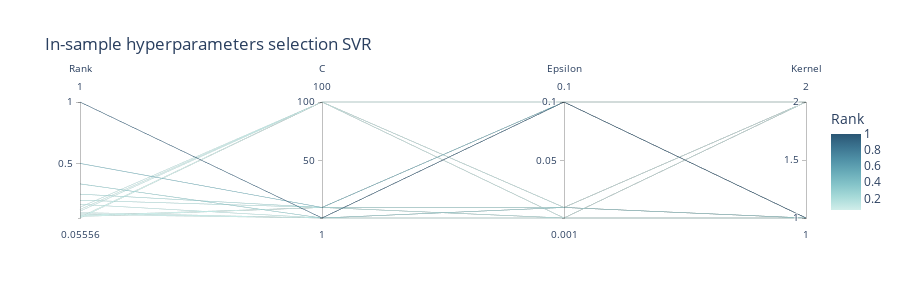

The code cell stored with this chart in its notebook:
### Code cell
trade = Rebalancing(df_out,svr_strategy,ann_strategy,rnn_strategy)
trade.SVR()
trade.portfolio
vis = Visualization(trade.portfolio,'svr')
vis.fig_cumulative_returns()
vis.fig_technical_indicator()
vis.heatmap()

### Figure 1 — Plotly figure (JSON) as saved in the notebook; plotly's stock layout.template omitted (floating-point values rounded to 4 significant figures)
{"data": [{"dimensions": [{"label": "Rank", "values": [0.1667, 0.09091, 0.3333, 0.08333, 1, 0.1, 0.2, 0.07692, 0.25, 0.07143, 0.5, 0.06667, 0.1111, 0.05882, 0.125, 0.0625, 0.1429, 0.05556]}, {"label": "C", "values": [1, 1, 1, 1, 1, 1, 10, 10, 10, 10, 10, 10, 100, 100, 100, 100, 100, 100]}, {"label": "Epsilon", "values": [0.001, 0.001, 0.01, 0.01, 0.1, 0.1, 0.001, 0.001, 0.01, 0.01, 0.1, 0.1, 0.001, 0.001, 0.01, 0.01, 0.1, 0.1]}, {"label": "Kernel", "values": [1, 2, 1, 2, 1, 2, 1, 2, 1, 2, 1, 2, 1, 2, 1, 2, 1, 2]}], "domain": {"x": [0, 1], "y": [0, 1]}, "line": {"color": [0.1667, 0.09091, 0.3333, 0.08333, 1, 0.1, 0.2, 0.07692, 0.25, 0.07143, 0.5, 0.06667, 0.1111, 0.05882, 0.125, 0.0625, 0.1429, 0.05556], "coloraxis": "coloraxis"}, "name": "", "type": "parcoords"}], "layout": {"coloraxis": {"colorbar": {"title": {"text": "Rank"}}, "colorscale": [[0, "rgb(209, 238, 234)"], [0.1667, "rgb(168, 219, 217)"], [0.3333, "rgb(133, 196, 201)"], [0.5, "rgb(104, 171, 184)"], [0.6667, "rgb(79, 144, 166)"], [0.8333, "rgb(59, 115, 143)"], [1, "rgb(42, 86, 116)"]]}, "height": 300, "legend": {"tracegroupgap": 0}, "paper_bgcolor": "#FFFFFF", "plot_bgcolor": "#FFFFFF", "title": {"text": "In-sample hyperparameters selection SVR"}}}
